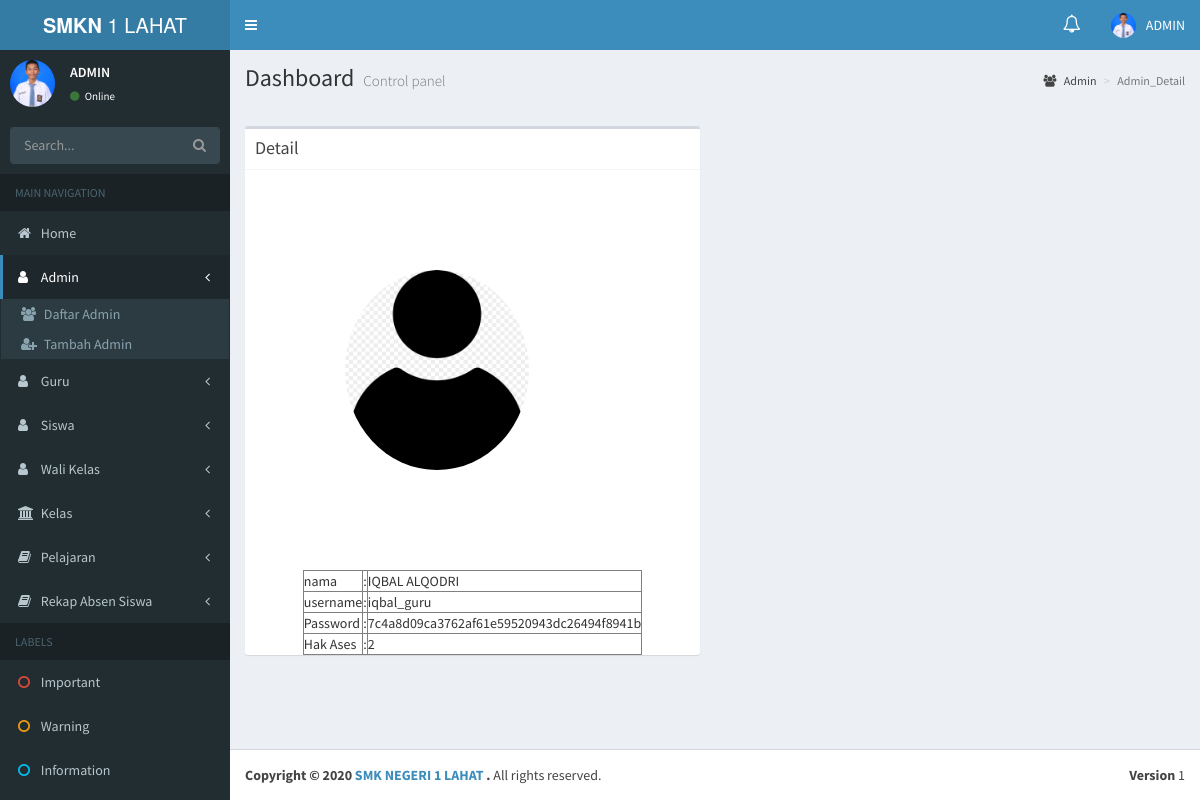
Page /admin_detail.php?id_user=41 (signed in) on the committed database.
### tables this page shows
CREATE TABLE `as_users` (
  `id_users` int(11) NOT NULL,
  `id_guru` int(11) NOT NULL,
  `id_wali_kelas` int(11) NOT NULL,
  `userFullname` varchar(255) NOT NULL,
  `username` varchar(255) NOT NULL,
  `password` varchar(255) NOT NULL,
  `foto` varchar(255) NOT NULL,
  `id_level` int(11) NOT NULL
);

### admin_detail.php (the view, shortened to what this page needs)
<?php include "header.php" ?>
  <aside class="main-sidebar">
    <section class="sidebar">
       <div class="user-panel">
        <div class="pull-left image">
          <?php
 $id_users=$_SESSION['userid'];
          $sql_admin="SELECT * FROM as_users WHERE id_users='$id_users'";
                  $query = mysqli_query($conn,$sql_admin);
                  $id_usersn= mysqli_num_rows($query);
                    if ($id_usersn > 0) {
                              $user = mysqli_fetch_assoc($query);
                            echo "<img src=img/".$user['foto']." class='img-circle' alt='User Image' height = ''>";
                    }?>
        </div>
        <div class="pull-left info">
          <p><?php
              $id_users=$_SESSION['userid'];
          $sql_admin="SELECT * FROM as_users WHERE id_users='$id_users'";
                  $query = mysqli_query($conn,$sql_admin);
                  $id_usersn= mysqli_num_rows($query);
                    if ($id_usersn > 0) {
              $user = mysqli_fetch_assoc($query);
              echo $user['userFullname'];
            }
             ?></p>
          <a href="#"><i class="fa fa-circle text-success"></i> Online</a>
        </div>
      </div>
      <form action="#" method="get" class="sidebar-form">
        <div class="input-group">
          <input type="text" name="q" class="form-control" placeholder="Search...">
          <span class="input-group-btn">
                <button type="submit" name="search" id="search-btn" class="btn btn-flat"><i class="fa fa-search"></i>
                </button>
              </span>
        </div>
      </form>
 <ul class="sidebar-menu" data-widget="tree">
        <li class="header">MAIN NAVIGATION</li>
         <li >
          <a href="home.php">
            <i class="fa fa-home"></i> <span>Home</span>
          </a>
        </li>
      <li class="active treeview">
          <a href="#">
            <i class="fa fa-user"></i>
            <span>Admin</span>
            <span class="pull-right-container">
              <i class="fa fa-angle-left pull-right"></i>
            </span>
          </a>
          <ul class="treeview-menu">
            <li><a href="admin_data.php"><i class="fa fa-users"></i> Daftar Admin</a></li>
            <li><a href="admin_tambah.php"><i class="fa fa-user-plus"></i> Tambah Admin</a></li>
          </ul>
        </li>
              <li class="treeview">
          <a href="#">
            <i class="fa fa-user"></i>
            <span>Guru</span>
            <span class="pull-right-container">
              <i class="fa fa-angle-left pull-right"></i>
            </span>
          </a>
        </li>
      <li class="treeview">
          <a href="#">
            <i class="fa fa-user"></i>
            <span>Siswa</span>
            <span class="pull-right-container">
              <i class="fa fa-angle-left pull-right"></i>
            </span>
          </a>
        </li>
      <li class="treeview">
          <a href="#">
            <i class="fa fa-user"></i>
            <span>Wali Kelas</span>
            <span class="pull-right-container">
              <i class="fa fa-angle-left pull-right"></i>
            </span>
          </a>
        </li>
              <li class="treeview">
          <a href="#">
            <i class="fa fa-university"></i>
            <span>Kelas</span>
            <span class="pull-right-container">
              <i class="fa fa-angle-left pull-right"></i>
            </span>
          </a>
        </li>
      <li class="treeview">
          <a href="#">
            <i class="fa fa-book"></i>
            <span>Pelajaran</span>
            <span class="pull-right-container">
              <i class="fa fa-angle-left pull-right"></i>
            </span>
          </a>
        </li>
      <li class=" treeview">
          <a href="#">
            <i class="fa fa-book "></i>
            <span>Rekap Absen Siswa</span>
            <span class="pull-right-container">
              <i class="fa fa-angle-left pull-right"></i>
            </span>
          </a>
        </li>
        <li class="header">LABELS</li>
        <li><a href="#"><i class="fa fa-circle-o text-red"></i> <span>Important</span></a></li>
        <li><a href="#"><i class="fa fa-circle-o text-yellow"></i> <span>Warning</span></a></li>
        <li><a href="#"><i class="fa fa-circle-o text-aqua"></i> <span>Information</span></a></li>
      </ul>
    </section>
  </aside>
  <div class="content-wrapper">
    <section class="content-header">
      <h1>
        Dashboard
        <small>Control panel</small>
      </h1>
      <ol class="breadcrumb">
        <li><a href="#"><i class="fa fa-users"></i> Admin</a></li>
        <li class="active">Admin_Detail</li>
      </ol>
    </section>
<br>
    <section class="content">
      <div class="row">
        <div class="col-md-6">
          <div class="box">
            <div class="box-header with-border">
              <h3 class="box-title">Detail</h3>
            </div>
            <div class="box-body">
                      <div class="pull-left image">
          <?php
 if (isset($_GET['id_user'])) {
   $id_user = $_GET['id_user'];
 }
          $sql_admin="SELECT * FROM as_users WHERE id_users='$id_user'";
                  $query = mysqli_query($conn,$sql_admin);
                  $id_usersn= mysqli_num_rows($query);
                    if ($id_usersn > 0) {
                              $user = mysqli_fetch_assoc($query);
                            echo "<img src=img/".$user['foto']." class='img-circlee' alt='User Image'>";
                    }?>
        </div>
          <?php
          $sql_t = mysqli_query($conn,"SELECT * from as_users WHERE id_users ='$id_user' ");
          $valuee = mysqli_fetch_assoc($sql_t);
           ?>
            </div>
            <center><table border="1" cellspacing="1" cellpadding="1">
              <tr>
                <td>nama</td>
                <td>:</td>
                <td><?php echo $valuee['userFullname']; ?></td>
              </tr>
              <tr>
                <td>username</td>
                <td>:</td>
                <td><?php echo $valuee['username']; ?></td>
              </tr>
              <tr>
                <td>Password</td>
                <td>:</td>
                <td><?php echo $valuee['password']; ?></td>
              </tr>
              <tr>
                <td>Hak Ases</td>
                <td>:</td>
                <td><?php echo $valuee['id_level']; ?></td>
              </tr>
            </table></center>
          </div>
        </div>
      </div>
    </section>
  </div>
<?php include 'footer.php'; ?>

### header.php (shortened to what this page needs)
<?php include "koneksi.php";
 ?>
<!DOCTYPE html>
<html>
<head>
  <link rel="stylesheet" href="bower_components/bootstrap/dist/css/bootstrap.min.css">
  <link rel="stylesheet" href="bower_components/font-awesome/css/font-awesome.min.css">
  <link rel="stylesheet" href="bower_components/Ionicons/css/ionicons.min.css">
  <link rel="stylesheet" href="dist/css/AdminLTE.min.css">
  <link rel="stylesheet" href="plugins/iCheck/all.css">
  <link rel="stylesheet" href="dist/css/skins/_all-skins.min.css">
  <link rel="stylesheet" href="bower_components/morris.js/morris.css">
  <link rel="stylesheet" href="bower_components/jvectormap/jquery-jvectormap.css">
  <link rel="stylesheet" href="bower_components/bootstrap-datepicker/dist/css/bootstrap-datepicker.min.css">
  <link rel="stylesheet" href="bower_components/bootstrap-daterangepicker/daterangepicker.css">
  <link rel="stylesheet" href="plugins/bootstrap-wysihtml5/bootstrap3-wysihtml5.min.css">
   <link rel="stylesheet" href="bower_components/select2/dist/css/select2.min.css">
  <link rel="stylesheet" href="bower_components/datatables.net-bs/css/dataTables.bootstrap.min.css">
  <link rel="stylesheet" href="bower_components/bootstrap-colorpicker/dist/css/bootstrap-colorpicker.min.css">
  <link rel="stylesheet" href="plugins/timepicker/bootstrap-timepicker.min.css">
</head>
<body class="hold-transition skin-blue sidebar-mini">
<div class="wrapper">
  <header class="main-header">
    <a href="home.php" class="logo">
      <span class="logo-lg"><b>SMKN</b> 1 LAHAT</span>
    </a>
    <nav class="navbar navbar-static-top">
      <a href="#" class="sidebar-toggle" data-toggle="push-menu" role="button">
      </a>
      <div class="navbar-custom-menu">
        <ul class="nav navbar-nav">
<?php if ($_SESSION['akses']== 1 or $_SESSION['akses']== 3 ){ ?>
         <li class="dropdown">
       <a href="#" class="dropdown-toggle" data-toggle="dropdown"><span class="label label-pill label-danger count" style="border-radius:10px;"></span> <span class="fa fa-bell-o" style="font-size:18px;"></span></a>
      </li>
<?php } ?>
          <li class="dropdown user user-menu">
            <a href="#" class="dropdown-toggle" data-toggle="dropdown">
                <?php
           $id_users=$_SESSION['userid'];
          $sql_admin="SELECT * FROM as_users WHERE id_users='$id_users'";
                  $query = mysqli_query($conn,$sql_admin);
                  $id_usersn= mysqli_num_rows($query);
                    if ($id_usersn > 0) {
              $user = mysqli_fetch_assoc($query);
             echo "<img src=img/".$user['foto']." class='user-image' alt='User Image'>";
          }
                    ?>
              <span class="hidden-xs">  <?php
              $id_users=$_SESSION['userid'];
          $sql_admin="SELECT * FROM as_users WHERE id_users='$id_users'";
                  $query = mysqli_query($conn,$sql_admin);
                  $id_usersn= mysqli_num_rows($query);
                    if ($id_usersn > 0) {
              $user = mysqli_fetch_assoc($query);
              echo $user['userFullname'];
            }
             ?></span>
            </a>
          </li>
        </ul>
      </div>
    </nav>
  </header>

### admin_detail.php (style rules this page uses)
.img-circlee { border-radius: 50%; margin: 90px; height: 200px; }

### rows in the picture
as_users: foto (picture), userFullname "ADMIN"
as_users: foto (picture), userFullname "IQBAL ALQODRI", username "iqbal_guru", password "7c4a8d09ca3762af61e59520943dc26494f8941b", id_level "2"
